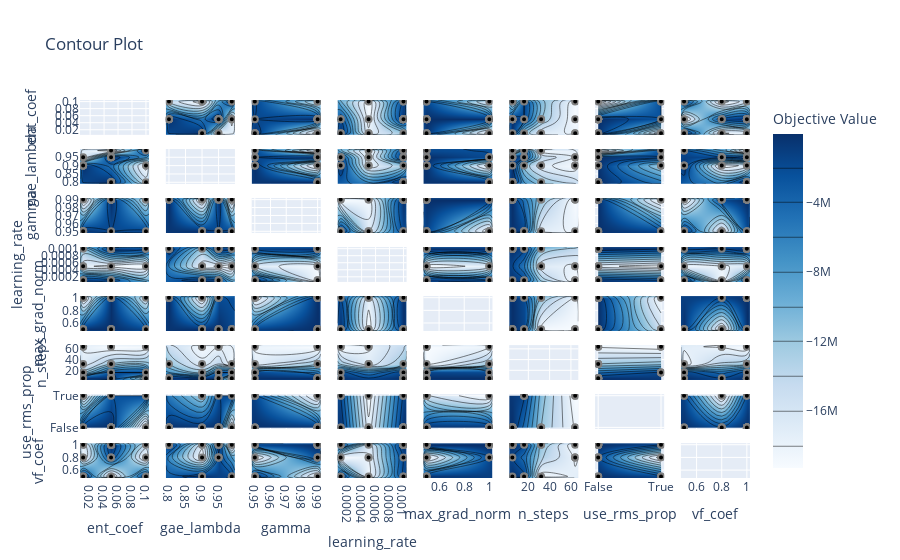

Notebook code for this chart:
### Markdown cell above
**Contour Plot**

This plot shows the relationship between two hyperparameters and their influence on the objective value.

### Code cell
from optuna.visualization import plot_contour

fig = plot_contour(study)
fig.show()
